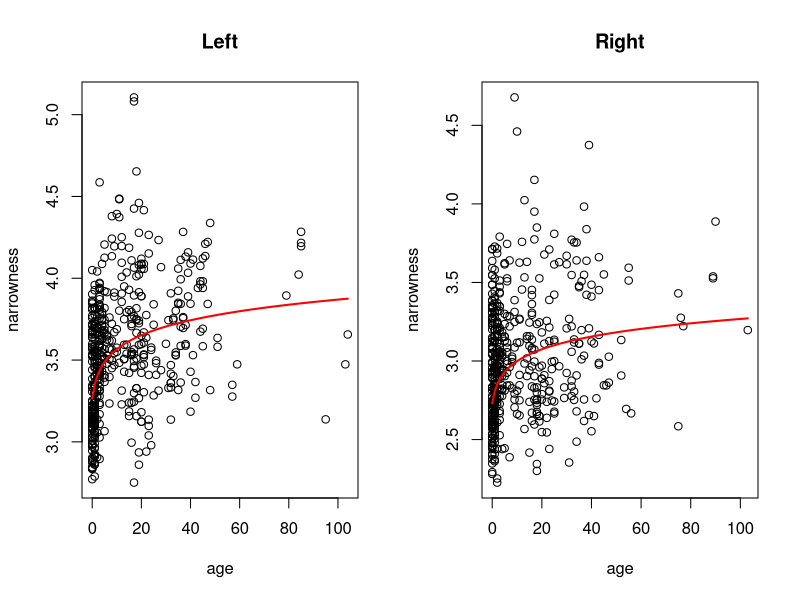

The R source for this figure:
# An example analysis
# install.packages("lme4") # Run this line if lme4 package is not installed

require(lme4) # load in lme4 package; this is what we use for mixed effects models

# Read in the eyepatch data

left_data <- read.csv("left_data.csv") # if you've saved the data in a different location, you'll need to change the path here
right_data <- read.csv("right_data.csv") # if you've saved the data in a different location, you'll need to change the path here

whale_attributes <- read.csv("whale attributes.csv") # read in the whale attributes file. 

# We can add some attributes to the left and right datasets

left_data$yob <- whale_attributes$yob[match(left_data$ID,whale_attributes$id)]
left_data$age <- left_data$year - left_data$yob
left_data$sex <- whale_attributes$sex[match(left_data$ID,whale_attributes$id)]

right_data$yob <- whale_attributes$yob[match(right_data$ID,whale_attributes$id)]
right_data$age <- right_data$year - right_data$yob
right_data$sex <- whale_attributes$sex[match(right_data$ID,whale_attributes$id)]

# We'll fit models that predicts narrowness from age and individual ID
# This model can help us say how much variance in narrowness is explained by differences between individuals, as opposed to within-individual variation, while also correcting for age differences.
# This measure is often called "repeatability"

# We'll log transform our narrowness measure; this is pretty standard for ratio data (which are strictly positive and often skewed), and will help us get normal-ish residuals
# We put our random effects in the model using (1|GROUP), where GROUP would be a variable containing a grouping variable (in our case, whale ID)

left_model <- lmer(log(narrowness) ~ log(age+1) + (1|ID), data = left_data)
right_model <- lmer(log(narrowness) ~ log(age+1) + (1|ID), data = right_data)

# Let's first plot the relationship with age

par(mfrow = c(1,2))

plot(narrowness ~ age, data = left_data, main = "Left")
curve(exp(predict(left_model, newdata = data.frame(age = x, ID = "J19"), re.form = NA)), add = T, col = "red",lwd = 2)

plot(narrowness ~ age, data = right_data, main = "Right")
curve(exp(predict(right_model, newdata = data.frame(age = x, ID = "J19"), re.form = NA)), add = T, col = "red",lwd = 2)

# Now let's get the repeatability

left_var <- as.data.frame(VarCorr(left_model,comp="Variance"))[,4] # variance of ID and residual for lefts
right_var <- as.data.frame(VarCorr(right_model,comp="Variance"))[,4] # same for rights

# calculate the portion of the variance explained by ID
left_repeatability <- left_var[1]/sum(left_var)
right_repeatability <- right_var[1]/sum(right_var)

left_repeatability
# Should be 0.682

right_repeatability
# Should be 0.757

# These repeatabilities are quite good!
# Most of the variation in shape is between individuals, rather than within, so we're getting some good individual level information here!

